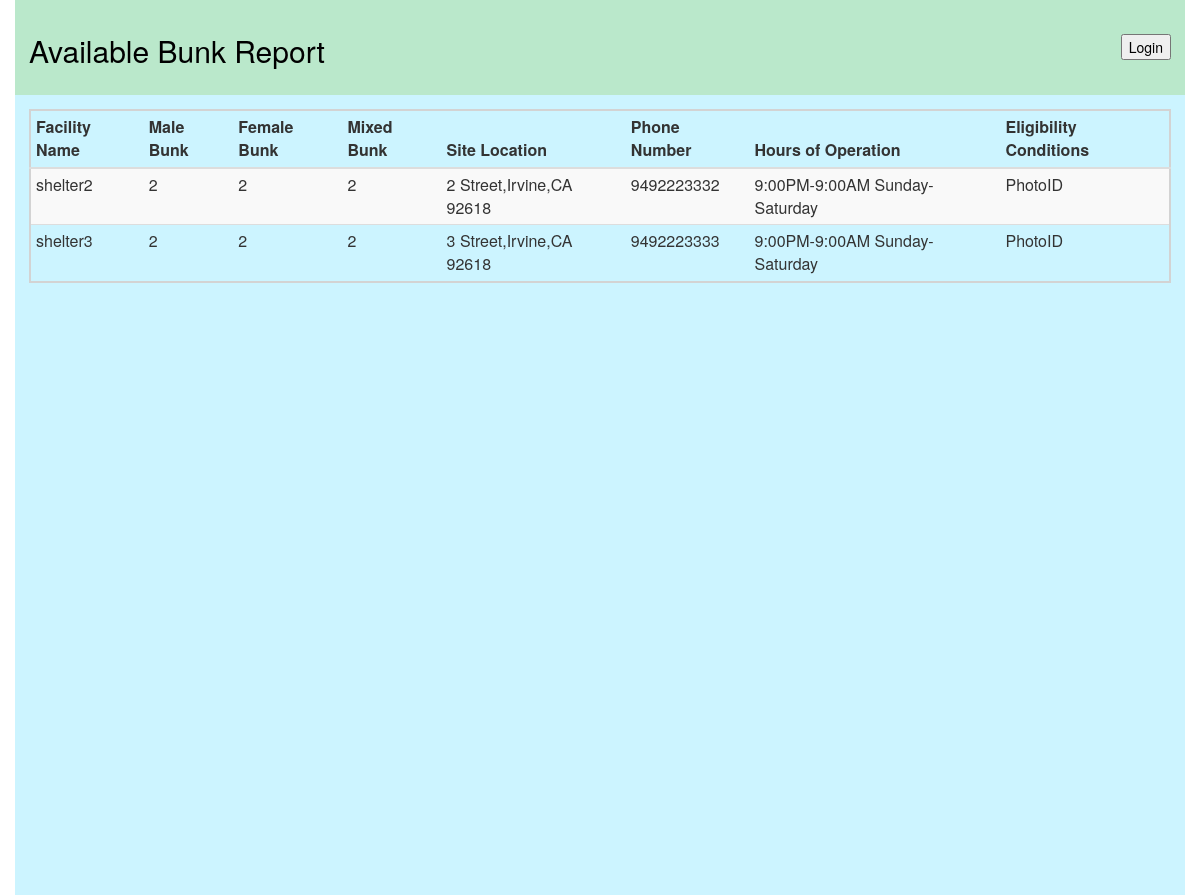
The page /Phase3/src/available_bunks.php on the database its author committed.
### tables this page shows
CREATE TABLE Shelter (
   FacilityId int(16) unsigned NOT NULL,
   BunkType varchar(50) NOT NULL,
   BunkCountMale int NOT NULL,
   BunkCountFemale int NOT NULL,
   BunkCountMixed int NOT NULL,
   BunkCapacityMale int NOT NULL,
   BunkCapacityFemale int NOT NULL,
   BunkCapacityMixed int NOT NULL,
   PRIMARY KEY (FacilityId),
   CONSTRAINT fk_Shelter_FacilityId_ClientService_FacilityId FOREIGN KEY (FacilityId) REFERENCES ClientService (FacilityId) ON DELETE CASCADE
   );

CREATE TABLE ClientService (
   FacilityId int(16) unsigned NOT NULL,
   SiteId int(16) unsigned NOT NULL,
   FacilityType varchar(50) NOT NULL,
   FacilityName varchar(100) NOT NULL,
   EligibilityCondition varchar(200) NOT NULL,
   HoursOfOperation varchar(50) NOT NULL,
   PRIMARY KEY (FacilityId),
   CONSTRAINT fk_ClientService_FacilityId_Service_FacilityId FOREIGN KEY (FacilityId) REFERENCES Service (FacilityId) ON DELETE CASCADE,
   CONSTRAINT fk_ClientServiec_SiteId_Site_SiteId FOREIGN KEY (SiteId) REFERENCES Site (SiteId) ON DELETE CASCADE
   );

CREATE TABLE Site (
   SiteId int(16) unsigned NOT NULL AUTO_INCREMENT,
   ShortName varchar(100) NOT NULL,
   StreetAddress varchar(1000) NOT NULL,
   City varchar(100) NOT NULL,
   State varchar(30) NOT NULL,
   ZipCode varchar(30) NOT NULL,
   PhoneNumber varchar(30) NOT NULL,
   PRIMARY KEY (SiteId)
   );

### Phase3/src/available_bunks.php (the view, shortened to what this page needs)
<?php
include 'lib.php';
$query ="SELECT t1.FacilityId, t1.BunkCountMale, t1.BunkCountFemale, t1.BunkCountMixed,t2.FacilityName,t2.EligibilityCondition,t2.HoursOfOperation,t2.SiteID,t3.StreetAddress, t3.City, t3.State, t3.ZipCode, t3.PhoneNumber FROM Shelter t1 INNER JOIN ClientService t2 ON t1.FacilityId = t2.FacilityId LEFT JOIN Site t3 ON t2.SiteId = t3.SiteId WHERE t1.BunkCountMale > 0 OR t1.BunkCountFemale >0 OR t1.BunkCountMixed >0";
$result = executeSql($query);
?>
<html>
<head>
  <link rel="stylesheet" href="https://maxcdn.bootstrapcdn.com/bootstrap/3.3.7/css/bootstrap.min.css">
</head>
<body >
<div class="container">
	<header>
  	 <?php displayFormHeader($MAIN_FORM,$USER_HOME_URL); ?>
	 <div>
		<?php
		echo '<div style="float: right">
            <button id="login" name="login" type="button" onClick="submitMainForm(' . "'login'" . ')">Login</button>
         </div>';
		?>
	</div>
	<h2>Available Bunk Report</h2>
    </header>
    <section>
<div class="bodycontainer scrollable">
<table style="border: 2px solid #d3d3d3;" class="table table-hover table-striped table-condensed table-scrollable">
    <tbody>
	<thead>
      <tr>
        <th align='left'>Facility Name</th>
        <th align='left'>Male Bunk</th>
        <th align='left'>Female Bunk</th>
        <th align='left'>Mixed Bunk</th>
        <th align='left'>Site Location</th>
        <th align='left'>Phone Number</th>
        <th align='left'>Hours of Operation</th>
        <th align='left'>Eligibility Conditions</th>
       </tr>
    </thead>
								<?php
								    if ($result->num_rows == 0)
								        echo("Sorry, all shelters are currently at maximum capacity.");
                                    else {
                                        while ($row = mysqli_fetch_array($result, MYSQLI_ASSOC)){
                                            print "<tr>";
                                            print "<td>{$row['FacilityName']}</td>";
                                            print "<td>{$row['BunkCountMale']}</td>";
                                            print "<td>{$row['BunkCountFemale']}</td>";
                                            print "<td>{$row['BunkCountMixed']}</td>";
                                            print "<td>{$row['StreetAddress']},{$row['City']},{$row['State']} {$row['ZipCode']}</td>";
                                            print "<td>{$row['PhoneNumber']}</td>";
                                            print "<td>{$row['HoursOfOperation']}</td>";
                                            print "<td>{$row['EligibilityCondition']}</td>";
                                            print "</tr>";
                                        }
                                    }
                                ?>
 </tbody>
 </table>
 </div>
 </section>
 </div>
</body>
</html>

### Phase3/src/lib.php (shortened to what this page needs)
<?php
function displayFormHeader($formName,$actionUrl) {
   echo '
      <form id="' . $formName . '" action="' . $actionUrl . '" method="post" onSubmit="return ' . $formName . 'Validation()">' . "\n";
}
function openConnection() {
   $servername = "localhost";
   $username   = "gatechuser";
   $password   = "gatech123";
   $dbname     = "cs6400_su17_team022";
   $conn = new mysqli($servername, $username, $password, $dbname);
   return $conn;
}
function executeSql($sql) {
   $conn = openConnection();
   $result = $conn->query($sql);
   return $result;
}
?>

### Phase3/src/available_bunks.php (style rules this page uses)
div.container { width: 100%; }
header, footer { padding: 1em; color: black; background-color: BAE8CB; charset="utf-8"; clear: left; text-align: left; }
section { height:100%; background-color: CCF4FF; text-align: center; padding: 1em; overflow: hidden; }
.bodycontainer { max-height: 450px; width: 100%; margin: 0; overflow-y: auto; }
.table-scrollable { margin: 0; padding: 0; }

### rows shown on the page
shelter: FacilityId.FacilityName "shelter2", BunkCountMale "2", BunkCountFemale "2", BunkCountMixed "2", site.StreetAddress "2 Street", site.City "Irvine", site.State "CA", site.ZipCode "92618", site.PhoneNumber "9492223332", FacilityId.HoursOfOperation "9:00PM-9:00AM Sunday-Saturday", FacilityId.EligibilityCondition "PhotoID"
shelter: FacilityId.FacilityName "shelter3", BunkCountMale "2", BunkCountFemale "2", BunkCountMixed "2", site.StreetAddress "3 Street", site.City "Irvine", site.State "CA", site.ZipCode "92618", site.PhoneNumber "9492223333", FacilityId.HoursOfOperation "9:00PM-9:00AM Sunday-Saturday", FacilityId.EligibilityCondition "PhotoID"
